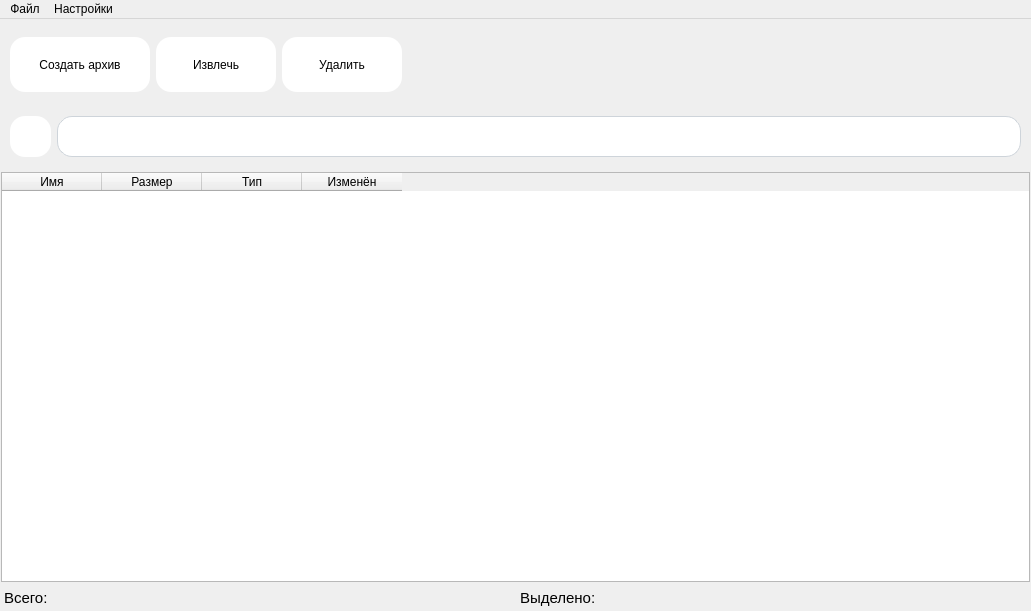
<?xml version="1.0" encoding="UTF-8"?>
<ui version="4.0">
 <class>MainWindow</class>
 <widget class="QMainWindow" name="MainWindow">
  <property name="geometry">
   <rect>
    <x>0</x>
    <y>0</y>
    <width>1031</width>
    <height>611</height>
   </rect>
  </property>
  <property name="windowTitle">
   <string>Archivator</string>
  </property>
  <widget class="QWidget" name="centralwidget">
   <layout class="QVBoxLayout" name="verticalLayout">
    <property name="leftMargin">
     <number>1</number>
    </property>
    <property name="rightMargin">
     <number>1</number>
    </property>
    <property name="bottomMargin">
     <number>0</number>
    </property>
    <item>
     <widget class="QFrame" name="horizontalFrame">
      <layout class="QHBoxLayout" name="horizontalLayout">
       <item>
        <widget class="QPushButton" name="archive">
         <property name="minimumSize">
          <size>
           <width>140</width>
           <height>55</height>
          </size>
         </property>
         <property name="maximumSize">
          <size>
           <width>140</width>
           <height>55</height>
          </size>
         </property>
         <property name="styleSheet">
          <string notr="true">QPushButton{
background-color: rgb(255, 255, 255);
border-radius: 15px;
}

QPushButton:hover{
background-color: rgba(255, 255, 255, 70);
}

QPushButton:pressed{
background-color: rgb(87, 227, 137);
}</string>
         </property>
         <property name="text">
          <string>Создать архив</string>
         </property>
         <property name="icon">
          <iconset>
           <normaloff>../PycharmProjects/web_yl/archivator/icons/inbox-archive-line.png</normaloff>../PycharmProjects/web_yl/archivator/icons/inbox-archive-line.png</iconset>
         </property>
         <property name="iconSize">
          <size>
           <width>25</width>
           <height>25</height>
          </size>
         </property>
         <property name="autoRepeat">
          <bool>false</bool>
         </property>
        </widget>
       </item>
       <item>
        <widget class="QPushButton" name="extract">
         <property name="minimumSize">
          <size>
           <width>120</width>
           <height>55</height>
          </size>
         </property>
         <property name="maximumSize">
          <size>
           <width>120</width>
           <height>55</height>
          </size>
         </property>
         <property name="styleSheet">
          <string notr="true">QPushButton{
background-color: rgb(255, 255, 255);
border-radius: 15px;
}

QPushButton:hover{
background-color: rgba(255, 255, 255, 70);
}

QPushButton:pressed{
background-color: rgb(87, 227, 137);
}</string>
         </property>
         <property name="text">
          <string>Извлечь</string>
         </property>
         <property name="icon">
          <iconset>
           <normaloff>../PycharmProjects/web_yl/archivator/icons/inbox-unarchive-line.png</normaloff>../PycharmProjects/web_yl/archivator/icons/inbox-unarchive-line.png</iconset>
         </property>
         <property name="iconSize">
          <size>
           <width>25</width>
           <height>25</height>
          </size>
         </property>
        </widget>
       </item>
       <item>
        <widget class="QPushButton" name="delete_2">
         <property name="minimumSize">
          <size>
           <width>120</width>
           <height>55</height>
          </size>
         </property>
         <property name="maximumSize">
          <size>
           <width>120</width>
           <height>55</height>
          </size>
         </property>
         <property name="styleSheet">
          <string notr="true">QPushButton{
background-color: rgb(255, 255, 255);
border-radius: 15px;
}

QPushButton:hover{
background-color: rgba(255, 255, 255, 70);
}

QPushButton:pressed{
background-color: rgb(87, 227, 137);
}</string>
         </property>
         <property name="text">
          <string>Удалить</string>
         </property>
         <property name="icon">
          <iconset>
           <normaloff>../PycharmProjects/web_yl/archivator/icons/delete-bin-line.png</normaloff>../PycharmProjects/web_yl/archivator/icons/delete-bin-line.png</iconset>
         </property>
         <property name="iconSize">
          <size>
           <width>25</width>
           <height>25</height>
          </size>
         </property>
        </widget>
       </item>
       <item>
        <spacer name="horizontalSpacer">
         <property name="orientation">
          <enum>Qt::Horizontal</enum>
         </property>
         <property name="sizeHint" stdset="0">
          <size>
           <width>40</width>
           <height>20</height>
          </size>
         </property>
        </spacer>
       </item>
      </layout>
     </widget>
    </item>
    <item>
     <widget class="QFrame" name="horizontalFrame">
      <layout class="QHBoxLayout" name="horizontalLayout_2">
       <item>
        <widget class="QPushButton" name="up_button">
         <property name="minimumSize">
          <size>
           <width>41</width>
           <height>41</height>
          </size>
         </property>
         <property name="styleSheet">
          <string notr="true">QPushButton{
background-color: rgb(255, 255, 255);
border-radius: 15px;
}

QPushButton:hover{
background-color: rgba(255, 255, 255, 70);
}

QPushButton:pressed{
background-color: rgb(87, 227, 137);
}</string>
         </property>
         <property name="text">
          <string/>
         </property>
         <property name="icon">
          <iconset>
           <normaloff>../PycharmProjects/web_yl/archivator/icons/corner-left-up-fill.png</normaloff>../PycharmProjects/web_yl/archivator/icons/corner-left-up-fill.png</iconset>
         </property>
         <property name="iconSize">
          <size>
           <width>30</width>
           <height>30</height>
          </size>
         </property>
        </widget>
       </item>
       <item>
        <widget class="QLineEdit" name="path_line">
         <property name="minimumSize">
          <size>
           <width>0</width>
           <height>41</height>
          </size>
         </property>
         <property name="maximumSize">
          <size>
           <width>16777215</width>
           <height>41</height>
          </size>
         </property>
         <property name="styleSheet">
          <string notr="true">QLineEdit {
    border-radius: 15px;
    background-color: rgb(255, 255, 255);
    border: 1px solid #ced4da;
    padding-left: 5px;
} 
</string>
         </property>
        </widget>
       </item>
      </layout>
     </widget>
    </item>
    <item>
     <widget class="QTableWidget" name="file_window">
      <property name="styleSheet">
       <string notr="true"/>
      </property>
      <property name="editTriggers">
       <set>QAbstractItemView::NoEditTriggers</set>
      </property>
      <property name="dragEnabled">
       <bool>true</bool>
      </property>
      <property name="dragDropOverwriteMode">
       <bool>true</bool>
      </property>
      <property name="dragDropMode">
       <enum>QAbstractItemView::DragDrop</enum>
      </property>
      <property name="defaultDropAction">
       <enum>Qt::CopyAction</enum>
      </property>
      <property name="alternatingRowColors">
       <bool>false</bool>
      </property>
      <property name="selectionBehavior">
       <enum>QAbstractItemView::SelectRows</enum>
      </property>
      <property name="textElideMode">
       <enum>Qt::ElideRight</enum>
      </property>
      <property name="showGrid">
       <bool>false</bool>
      </property>
      <property name="wordWrap">
       <bool>true</bool>
      </property>
      <property name="cornerButtonEnabled">
       <bool>true</bool>
      </property>
      <attribute name="horizontalHeaderVisible">
       <bool>true</bool>
      </attribute>
      <attribute name="verticalHeaderVisible">
       <bool>false</bool>
      </attribute>
      <column>
       <property name="text">
        <string>Имя</string>
       </property>
      </column>
      <column>
       <property name="text">
        <string>Размер</string>
       </property>
      </column>
      <column>
       <property name="text">
        <string>Тип</string>
       </property>
      </column>
      <column>
       <property name="text">
        <string>Изменён</string>
       </property>
      </column>
     </widget>
    </item>
    <item>
     <widget class="QFrame" name="horizontalFrame">
      <property name="maximumSize">
       <size>
        <width>16777215</width>
        <height>40</height>
       </size>
      </property>
      <layout class="QHBoxLayout" name="horizontalLayout_5">
       <property name="leftMargin">
        <number>3</number>
       </property>
       <property name="topMargin">
        <number>0</number>
       </property>
       <property name="rightMargin">
        <number>0</number>
       </property>
       <property name="bottomMargin">
        <number>3</number>
       </property>
       <item>
        <widget class="QLabel" name="total_label">
         <property name="font">
          <font>
           <pointsize>11</pointsize>
          </font>
         </property>
         <property name="text">
          <string>Всего:</string>
         </property>
        </widget>
       </item>
       <item>
        <widget class="QFrame" name="horizontalFrame">
         <layout class="QHBoxLayout" name="horizontalLayout_3">
          <property name="leftMargin">
           <number>0</number>
          </property>
          <property name="topMargin">
           <number>0</number>
          </property>
          <property name="rightMargin">
           <number>0</number>
          </property>
          <property name="bottomMargin">
           <number>0</number>
          </property>
          <item alignment="Qt::AlignLeft|Qt::AlignTop">
           <widget class="QLabel" name="selected_label">
            <property name="minimumSize">
             <size>
              <width>0</width>
              <height>20</height>
             </size>
            </property>
            <property name="font">
             <font>
              <pointsize>11</pointsize>
             </font>
            </property>
            <property name="text">
             <string>Выделено:</string>
            </property>
           </widget>
          </item>
         </layout>
        </widget>
       </item>
      </layout>
     </widget>
    </item>
   </layout>
  </widget>
  <widget class="QMenuBar" name="menuBar">
   <property name="geometry">
    <rect>
     <x>0</x>
     <y>0</y>
     <width>1031</width>
     <height>30</height>
    </rect>
   </property>
   <widget class="QMenu" name="menu">
    <property name="title">
     <string>Файл</string>
    </property>
   </widget>
   <widget class="QMenu" name="menu_2">
    <property name="title">
     <string>Настройки</string>
    </property>
   </widget>
   <addaction name="menu"/>
   <addaction name="menu_2"/>
  </widget>
 </widget>
 <resources/>
 <connections/>
</ui>
